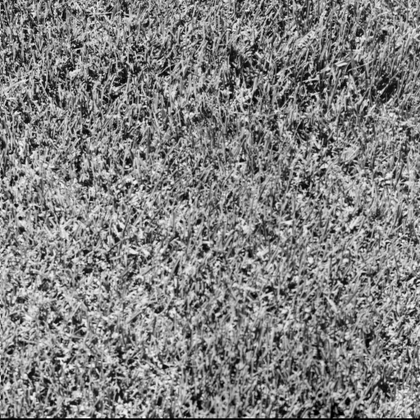
%> input picture Procesamiento de imagenes/GUIA 6/Guia6/1.1.01.tiff, 420 x 420 px, shrunk from 512 x 512 before the run; its folder holds only this picture in this run
$ octave pruebas3.m   (GNU Octave 9; MATLAB toolbox functions it lacks are replaced by stand-ins)
%> lines starting %> are read from the running program, lines starting %| are printed output that depends on the picture
### Procesamiento de imagenes/GUIA 6/Guia6/HaralickTF.m

%%
%http://murphylab.web.cmu.edu/publications/boland/boland_node26.html#eqn:cho_g
%http://www.uio.no/studier/emner/matnat/ifi/INF4300/h08/undervisningsmateriale/glcm.pdf
%http://earlglynn.github.io/RNotes/package/EBImage/Haralick-Textural-Features.html
%%
function Haralick=HaralickTF(I)

% figure,imshow(I),title('Original Image');
[m n]=size(I);%Size of the image
%%
%matrix of CO-Relation
CC1= graycomatrix(I);
NormalCC=sum(sum(CC1));
CC = CC1./NormalCC;
DD=CC;
[m1 n1]=size(CC);
Lim=(2*m1);
sizecoOcMat = size(CC);
[col,row] = meshgrid(1:sizecoOcMat(1),1:sizecoOcMat(2));
%%
%Vector of Haralik
Haralick=zeros(1,14);
%%
%the 14 Haralick Texture Features
%%
% 1. Angular second moment or Energy
ASM=0; %acumulator
I=double(I);
for i=1:1:m1
    for j=1:1:n1
        ASM=((CC(i,j).^2)+ASM);
    end
end
Haralick(1)=ASM;

%%
% [10 lines of commented-out code are left out]

for i=1:1:n1
    T1(i)=(i);
    for j=1:1:m1
        T2(j)=(j);
        T3(i,j)=T1(i)-T2(j);
        T4=(abs(T3).^2);
    end
end
CR=0;
for i=1:1:n1
    for j=1:1:m1
        CR=CR+(T4(i,j).*DD(i,j));
    end
end
Haralick(2)=(CR);

%%
% [85 lines of commented-out code are left out]
CCT=CC';

miux=mean(mean(CC));
miuy=mean(mean(CCT));

stdx=std(std(CC));
stdy=std(std(CCT));

CORR1=0;
for i=1:1:m1
    for j=1:1:n1
       IJ=i*j;
       CORR1=((((0.5)*DD(i,j))-(miux*miuy)))/(stdx*stdy);
    end
end
CORR=CORR1;
Haralick(3)=CORR;

%%
% 4. Sum of square: VARIANZA
miu1=mean(mean(DD'));
V=0;
VAR=0;
for i=1:m1
    for j=1:n1
         V=(i-miu1).^2;
         VAR=VAR+(V.*DD(i,j));
    end
end
Haralick(4)=VAR;

%%
% 5. Inverse different moment (Homogeneity)
IDM=0;
for i=1:1:m1
    for j=1:1:n1
      ID1=(1+(row(i,j)-col(i,j)).^2);
      ID2=DD(i,j)./ID1;
      IDM=IDM+ID2;
    end
end
Haralick(5)=IDM;

%%
% 6. Sum average
%P(x+y)
PXY=zeros(15,1);
for k=2:1:Lim
    for i=1:m1
        for j=1:n1
            if (i+j)==k
                PXY(k-1)=DD(i,j)+PXY(k-1);
            end
        end
    end
end

SAV=0;
for i=2:1:16
    SAV=(i*PXY(i-1))+SAV;
end
Haralick(6)=SAV;
%%
% 7. Sum Variance [sva]
PXY=zeros(15,1);
for k=2:1:16
    for i=1:m1
        for j=1:n1
            if (i+j)==k
                PXY(k-1)=DD(i,j)+PXY(k-1);
            end
        end
    end
end
Lim=(2*m1);

SVA=0;
for i=2:1:Lim
    SVA=(((i).^2)*(PXY(i-1)))+SVA;
end
Haralick(7)=SVA;

%%
% 8. Sum Entropy [sen]
SEN1=0;
for i=2:Lim-1
    SEN1=SEN1+(PXY(i-1).*log2((PXY(i))+0.000000000001));
end
SEN=-(SEN1/2);
Haralick(8)=SEN;

%%
% 9. Entropy
del=0.0000000000001;
ENTRO=0;
for i=1:m1
    for j=1:n1
        ENTRO=(DD(i,j).*log2(DD(i,j)+del))+ ENTRO;
    end
end
Haralick(9)=abs(ENTRO);

%%
% 10. Difference of variance DVA
PXYm=zeros(15,1);
for k=1:1:15
    for i=1:m1
        for j=1:n1
            if abs((i-j))==k
                PXYm(k)=DD(i,j)+PXYm(k);
            end
        end
    end
end

DVA=var(PXYm.*10);
Haralick(10)=DVA;


%%
% 11. Difference entropy DEN

DEN=0;
for i=2:1:Lim
    PIX1=(PXYm(i-1));
    DEN1=log10(PXYm(i-1)+0.0000001);
    DEN=DEN+(PIX1*DEN1);
end
DEN=-DEN;
Haralick(11)=DEN;

%%
% [8 lines of commented-out code are left out]
px= sum(DD,2); %SUMA DE LAS FILAS

HX=0;
for i=1:m1
    G=px(i);
    X=log2(0.00001+G);
    HX(i)=G*X;
end

% [6 lines of commented-out code are left out]
py = sum(DD); %SUMA DE LAS COLUMNAS
HY=0;
for i=1:m1
    G1=px(i);
    X1=log2(0.00001+G1);
    HY(i)=G1*X1;
end


HXY1=0;
for i=1:m1
    for j=1:n1
        F1=DD(i,j);
        L=log((px(i)*py(j))+0.000000001);
        HXY1(i,j)=(F1*L);
    end
end
HXY1=-sum(sum(HXY1));

HXY2=0;
for i=1:m1
    for j=1:n1
        F2=DD(i,j);
        L1=log((px(i)*py(j))+0.1);
        HXY2=(px(i)*py(j)*F1*L)+HXY2;
    end
end
HXY2=-HXY2;

IMC1=0;
f12=abs(ENTRO)-HXY1;
f112=max([HX HY]);
IMC1=sum((f12/f112));
Haralick(12)=2*(IMC1/(m1*n1));


%%
%13.  Information Measures of Correlation II.
IMC2=0;
f13=(-2)*(HXY2-abs(ENTRO));
f113=1-exp(f13);
IMC2=abs(f113).^(1/2);
Haralick(13)=IMC2/(m1*n1);


%%
%14. Maximal Correlation Coefficient
PT=0;
MCC=0;
for i=1:1:m1
    for j=1:1:n1
        MCC(i)=((DD(i,j))*DD(j,i))./(px(i).*py(j));
    end
end
MCC1=max(MCC);
Haralick(14)=MCC1;


### Procesamiento de imagenes/GUIA 6/Guia6/pruebas3.m
clc
close all
clear all

pad=('E:\PDI\Guia6'); %direction of the folder that contains the images.
cd(pad);                                              % set the actual path.
imagenes=dir(fullfile(pad,'*.tiff')); % search all files with the .png extensi髇.

    A=5;
    Mask=ones(3,3)*(-1/9);
    Mask(2,2)=((9*(A))-1)/9;
    Mask2=Mask;
    Mask2(2,2)=((9*(A+1))-1)/9;

for i=1:1:length(imagenes) %use each IMAGE OF THE COLLECTION.
    nombre=imagenes(i).name;
    I=imread(nombre);
%> I is the input picture: size 420x420 uint8; min 0, max 255, mean 128.7
    Iout=histeq(I);
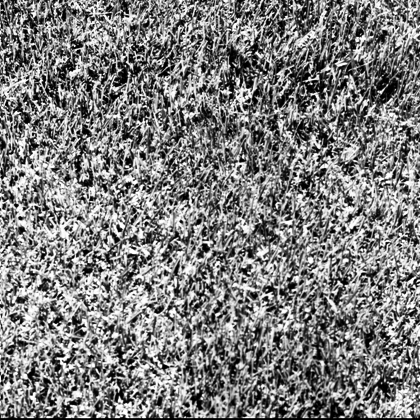
%> Iout: size 420x420 uint8; min 0, max 255, mean 126.2

    Iout2=double(Iout);

    Ihb=conv2(Iout2,Mask2);
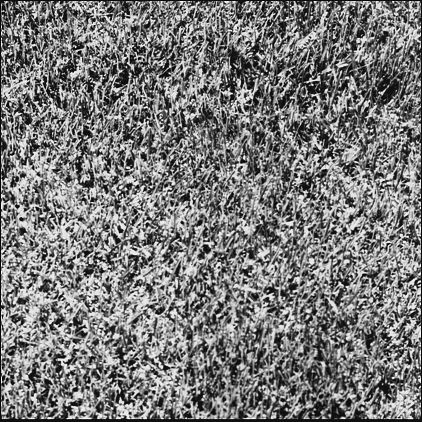
%> Ihb: size 422x422 double; min -100.7, max 1411.8, mean 624.9; drawn with min black and max white


    Hi=HaralickTF(Ihb);
%> in HaralickTF, `CC1= graycomatrix(I);`: CC1 = [3186 6 3 0 2 6 7 4801; 1 0 0 0 0 0 0 18; 0 0 0 0 0 0 0 16; 3 0 0 0 0 0 0 4; 2 0 0 0 0 0 0 11; 5 0 0 0 0 0 0 16; 3 0 0 0 0 0 0 16; 4811 13 13 7 11 15 12 164674]
%> in HaralickTF, `NormalCC=sum(sum(CC1));`: NormalCC = 177662
%> in HaralickTF, `CC = CC1./NormalCC;`: CC = [0.0179 3.38e-05 1.69e-05 0 1.13e-05 3.38e-05 3.94e-05 0.027; 5.63e-06 0 0 0 0 0 0 0.000101; 0 0 0 0 0 0 0 9.01e-05; 1.69e-05 0 0 0 0 0 0 2.25e-05; 1.13e-05 0 0 0 0 0 0 6.19e-05; 2.81e-05 0 0 0 0 0 0 9.01e-05; 1.69e-05 0 0 0 0 0 0 9.01e-05; 0.0271 7.32e-05 7.32e-05 3.94e-05 6.19e-05 8.44e-05 6.75e-05 0.927]
%> in HaralickTF, `DD=CC;`: DD has the same summary as CC
%> after the loop in HaralickTF, `for i=1:1:m1`: ASM = 0.861
%> after the loop in HaralickTF, `for i=1:1:n1`: CR = 2.67
%> in HaralickTF, `CCT=CC';`: CCT = [0.0179 5.63e-06 0 1.69e-05 1.13e-05 2.81e-05 1.69e-05 0.0271; 3.38e-05 0 0 0 0 0 0 7.32e-05; 1.69e-05 0 0 0 0 0 0 7.32e-05; 0 0 0 0 0 0 0 3.94e-05; 1.13e-05 0 0 0 0 0 0 6.19e-05; 3.38e-05 0 0 0 0 0 0 8.44e-05; 3.94e-05 0 0 0 0 0 0 6.75e-05; 0.027 0.000101 9.01e-05 2.25e-05 6.19e-05 9.01e-05 9.01e-05 0.927]
%> in HaralickTF, `miux=mean(mean(CC));`: miux = 0.0156
%> in HaralickTF, `stdx=std(std(CC));`: stdx = 0.115
%> in HaralickTF, `CORR=CORR1;`: CORR = 35.07
%> in HaralickTF, `miu1=mean(mean(DD'));`: miu1 = 0.0156
%> after the loop in HaralickTF, `for i=1:m1`: VAR = 60.9
%> after the loop in HaralickTF, `for i=1:1:m1`: IDM = 0.946
%> after the loop in HaralickTF, `for k=2:1:Lim`: PXY = [0.0179; 3.94e-05; 1.69e-05; 1.69e-05; 2.25e-05; 6.19e-05; 5.63e-05; 0.0541; 0.000174; 0.000163; 6.19e-05; 0.000124; 0.000174; 0.000158; 0.927]
%> the loop in HaralickTF, `for i=2:1:16` made 15 passes
%> SAV on passes 1 to 12: 0.0359, 0.036, 0.0361, 0.0361, 0.0363, 0.0367, 0.0372, 0.524, 0.526, 0.528, 0.528, 0.53
%> the loop in HaralickTF, `for i=2:1:Lim` made 15 passes
%> SVA on passes 1 to 12: 0.0717, 0.0721, 0.0724, 0.0728, 0.0736, 0.0766, 0.0802, 4.46, 4.48, 4.5, 4.51, 4.53
%> the loop in HaralickTF, `for i=2:Lim-1` made 14 passes
%> SEN1 on passes 1 to 12: -0.262, -0.263, -0.263, -0.264, -0.264, -0.265, -0.265, -0.94, -0.943, -0.945, -0.946, -0.947
%> in HaralickTF, `SEN=-(SEN1/2);`: SEN = 0.475
%> after the loop in HaralickTF, `for i=1:m1`: ENTRO = -0.502
%> after the loop in HaralickTF, `for k=1:1:15`: PXYm = [0.000197; 0.000191; 0.000141; 8.44e-05; 0.000225; 0.000231; 0.0541; 0; 0; 0; 0; 0; 0; 0; 0]
%> in HaralickTF, `DVA=var(PXYm.*10);`: DVA = 0.0195
%> the loop in HaralickTF, `for i=2:1:Lim` made 15 passes
%> (PIX1, DEN1, DEN) on passes 1 to 12: (0.000197, -3.71, -0.00073), (0.000191, -3.72, -0.00144), (0.000141, -3.85, -0.00198), (8.44e-05, -4.07, -0.00233), (0.000225, -3.65, -0.00315), (0.000231, -3.64, -0.00399), (0.0541, -1.27, -0.0725), (0, -7, -0.0725), (0, -7, -0.0725), (0, -7, -0.0725), (0, -7, -0.0725), (0, -7, -0.0725)
%> in HaralickTF, `DEN=-DEN;`: DEN = 0.0725
%> in HaralickTF, `px= sum(DD,2);`: px = [0.0451; 0.000107; 9.01e-05; 3.94e-05; 7.32e-05; 0.000118; 0.000107; 0.954]
%> the loop in HaralickTF, `for i=1:m1` made 8 passes
%> (G, X) on passes 1 to 8: (0.0451, -4.47), (0.000107, -13.06), (9.01e-05, -13.29), (3.94e-05, -14.31), (7.32e-05, -13.55), (0.000118, -12.93), (0.000107, -13.06), (0.954, -0.0674)
%> after the loop in HaralickTF, `for i=1:m1`: HX = [-0.202 -0.0014 -0.0012 -0.000564 -0.000992 -0.00153 -0.0014 -0.0643]
%> in HaralickTF, `py = sum(DD);`: py = [0.0451 0.000107 9.01e-05 3.94e-05 7.32e-05 0.000118 0.000107 0.954]
%> the loop in HaralickTF, `for i=1:m1` made 8 passes
%> after the loop in HaralickTF, `for i=1:m1`: HY has the same summary as HX
%> after the loop in HaralickTF, `for i=1:m1`: HXY1 = [-0.111 -0.000413 -0.00021 0 -0.000142 -0.00041 -0.000482 -0.085; -6.89e-05 0 0 0 0 0 0 -0.000931; 0 0 0 0 0 0 0 -0.000843; -0.000224 0 0 0 0 0 0 -0.000229; -0.000142 0 0 0 0 0 0 -0.000592; -0.000342 0 0 0 0 0 0 -0.000819; -0.000207 0 0 0 0 0 0 -0.000828; -0.0852 -0.000672 -0.000685 -0.000401 -0.000592 -0.000767 -0.000621 -0.0866]
%> in HaralickTF, `HXY1=-sum(sum(HXY1));`: HXY1 = 0.379
%> after the loop in HaralickTF, `for i=1:m1`: HXY2 = -0.0866
%> in HaralickTF, `HXY2=-HXY2;`: HXY2 = 0.0866
%> in HaralickTF, `f12=abs(ENTRO)-HXY1;`: f12 = 0.124
%> in HaralickTF, `f112=max([HX HY]);`: f112 = -0.000564
%> in HaralickTF, `IMC1=sum((f12/f112));`: IMC1 = -219.6
%> in HaralickTF, `f13=(-2)*(HXY2-abs(ENTRO));`: f13 = 0.831
%> in HaralickTF, `f113=1-exp(f13);`: f113 = -1.3
%> in HaralickTF, `IMC2=abs(f113).^(1/2);`: IMC2 = 1.14
%> after the loop in HaralickTF, `for i=1:1:m1`: MCC = [0.017 7.26e-05 7.67e-05 2.36e-05 5.49e-05 6.74e-05 5.96e-05 0.943]
%> in HaralickTF, `MCC1=max(MCC);`: MCC1 = 0.943
%> Hi = [0.861 2.67 35.07 60.9 0.946 15.37 241.9 0.475 0.502 0.0195 0.0725 -6.86 0.0178 0.943]
    Hima(1:14,i)=Hi;
end

% Hdma=mean(Hima);
% save('mediamariposeo.mat','Hima','Hdma')

$ run again, on Procesamiento de imagenes/GUIA 6/Guia6/1.1.02.tiff
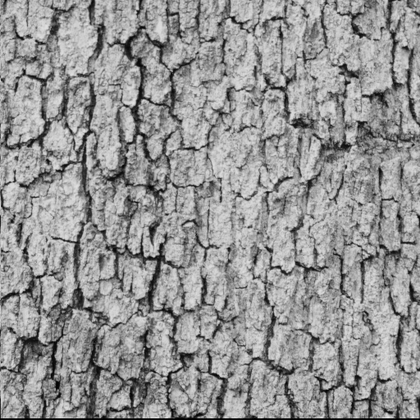
%> input picture Procesamiento de imagenes/GUIA 6/Guia6/1.1.02.tiff, 420 x 420 px, shrunk from 512 x 512 before the run
%> I is the input picture: size 420x420 uint8; min 0, max 240, mean 148.5
%> `Iout=histeq(I);`:
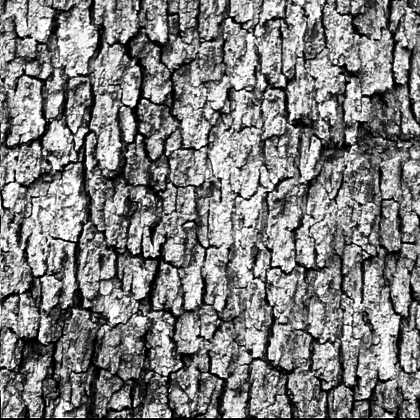
%> Iout: size 420x420 uint8; min 0, max 255, mean 126.5
%> `Ihb=conv2(Iout2,Mask2);`:
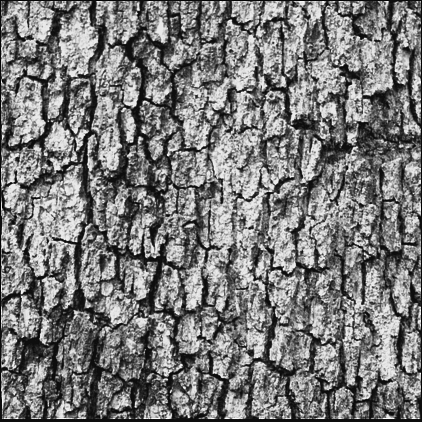
%> Ihb: size 422x422 double; min -83.67, max 1401, mean 626.6; drawn with min black and max white
%> CC1 = [3366 4 2 1 2 4 2 2712; 5 0 0 0 0 0 0 10; 1 0 0 0 0 0 0 15; 0 0 0 0 0 0 0 4; 0 0 0 0 0 0 0 6; 3 0 0 0 0 0 0 11; 2 0 0 0 0 0 0 14; 2716 11 14 3 4 10 14 168726]
%> NormalCC = 177662
%> CC = [0.0189 2.25e-05 1.13e-05 5.63e-06 1.13e-05 2.25e-05 1.13e-05 0.0153; 2.81e-05 0 0 0 0 0 0 5.63e-05; 5.63e-06 0 0 0 0 0 0 8.44e-05; 0 0 0 0 0 0 0 2.25e-05; 0 0 0 0 0 0 0 3.38e-05; 1.69e-05 0 0 0 0 0 0 6.19e-05; 1.13e-05 0 0 0 0 0 0 7.88e-05; 0.0153 6.19e-05 7.88e-05 1.69e-05 2.25e-05 5.63e-05 7.88e-05 0.95]
%> DD has the same summary as CC
%> after the loop in HaralickTF, `for i=1:1:m1`: ASM = 0.903
%> after the loop in HaralickTF, `for i=1:1:n1`: CR = 1.51
%> CCT = [0.0189 2.81e-05 5.63e-06 0 0 1.69e-05 1.13e-05 0.0153; 2.25e-05 0 0 0 0 0 0 6.19e-05; 1.13e-05 0 0 0 0 0 0 7.88e-05; 5.63e-06 0 0 0 0 0 0 1.69e-05; 1.13e-05 0 0 0 0 0 0 2.25e-05; 2.25e-05 0 0 0 0 0 0 5.63e-05; 1.13e-05 0 0 0 0 0 0 7.88e-05; 0.0153 5.63e-05 8.44e-05 2.25e-05 3.38e-05 6.19e-05 7.88e-05 0.95]
%> miux = 0.0156
%> stdx = 0.118
%> CORR = 34.04
%> miu1 = 0.0156
%> after the loop in HaralickTF, `for i=1:m1`: VAR = 61.58
%> after the loop in HaralickTF, `for i=1:1:m1`: IDM = 0.969
%> after the loop in HaralickTF, `for k=2:1:Lim`: PXY = [0.0189; 5.07e-05; 1.69e-05; 5.63e-06; 1.13e-05; 3.94e-05; 2.25e-05; 0.0306; 0.000118; 0.000163; 3.94e-05; 5.63e-05; 0.000118; 0.000158; 0.95]
%> the loop in HaralickTF, `for i=2:1:16` made 15 passes
%> SAV on passes 1 to 8: 0.0379, 0.038, 0.0381, 0.0381, 0.0382, 0.0385, 0.0387, 0.314
%> the loop in HaralickTF, `for i=2:1:Lim` made 15 passes
%> SVA on passes 1 to 8: 0.0758, 0.0762, 0.0765, 0.0767, 0.0771, 0.079, 0.0804, 2.56
%> the loop in HaralickTF, `for i=2:Lim-1` made 14 passes
%> SEN1 on passes 1 to 8: -0.27, -0.271, -0.271, -0.272, -0.272, -0.272, -0.272, -0.671
%> SEN = 0.339
%> after the loop in HaralickTF, `for i=1:m1`: ENTRO = -0.375
%> after the loop in HaralickTF, `for k=1:1:15`: PXYm = [0.000208; 0.000135; 6.19e-05; 5.07e-05; 0.000203; 0.000141; 0.0306; 0; 0; 0; 0; 0; 0; 0; 0]
%> DVA = 0.0062
%> the loop in HaralickTF, `for i=2:1:Lim` made 15 passes
%> (PIX1, DEN1, DEN) on passes 1 to 8: (0.000208, -3.68, -0.000767), (0.000135, -3.87, -0.00129), (6.19e-05, -4.21, -0.00155), (5.07e-05, -4.29, -0.00177), (0.000203, -3.69, -0.00252), (0.000141, -3.85, -0.00306), (0.0306, -1.51, -0.0493), (0, -7, -0.0493)
%> in HaralickTF, `DEN=-DEN;`: DEN = 0.0493
%> px = [0.0343; 8.44e-05; 9.01e-05; 2.25e-05; 3.38e-05; 7.88e-05; 9.01e-05; 0.965]
%> the loop in HaralickTF, `for i=1:m1` made 8 passes
%> (G, X) on passes 1 to 8: (0.0343, -4.87), (8.44e-05, -13.37), (9.01e-05, -13.29), (2.25e-05, -14.91), (3.38e-05, -14.48), (7.88e-05, -13.46), (9.01e-05, -13.29), (0.965, -0.0509)
%> after the loop in HaralickTF, `for i=1:m1`: HX = [-0.167 -0.00113 -0.0012 -0.000336 -0.000489 -0.00106 -0.0012 -0.0492]
%> py = [0.0343 8.44e-05 9.01e-05 2.25e-05 3.38e-05 7.88e-05 9.01e-05 0.965]
%> the loop in HaralickTF, `for i=1:m1` made 8 passes
%> after the loop in HaralickTF, `for i=1:m1`: HY has the same summary as HX
%> after the loop in HaralickTF, `for i=1:m1`: HXY1 = [-0.128 -0.000287 -0.000143 -7.92e-05 -0.000154 -0.000289 -0.000143 -0.052; -0.000359 0 0 0 0 0 0 -0.00053; -7.14e-05 0 0 0 0 0 0 -0.000789; 0 0 0 0 0 0 0 -0.000242; 0 0 0 0 0 0 0 -0.000349; -0.000216 0 0 0 0 0 0 -0.000587; -0.000143 0 0 0 0 0 0 -0.000737; -0.0521 -0.000583 -0.000737 -0.000181 -0.000233 -0.000534 -0.000737 -0.0671]
%> in HaralickTF, `HXY1=-sum(sum(HXY1));`: HXY1 = 0.307
%> after the loop in HaralickTF, `for i=1:m1`: HXY2 = -0.0671
%> in HaralickTF, `HXY2=-HXY2;`: HXY2 = 0.0671
%> f12 = 0.0678
%> f112 = -0.000336
%> IMC1 = -201.9
%> f13 = 0.616
%> f113 = -0.851
%> IMC2 = 0.922
%> after the loop in HaralickTF, `for i=1:1:m1`: MCC = [0.00705 4.28e-05 7.65e-05 1.75e-05 2.33e-05 4.58e-05 7.14e-05 0.968]
%> MCC1 = 0.968
%> Hi = [0.903 1.51 34.04 61.58 0.969 15.52 245.8 0.339 0.375 0.0062 0.0493 -6.31 0.0144 0.968]
